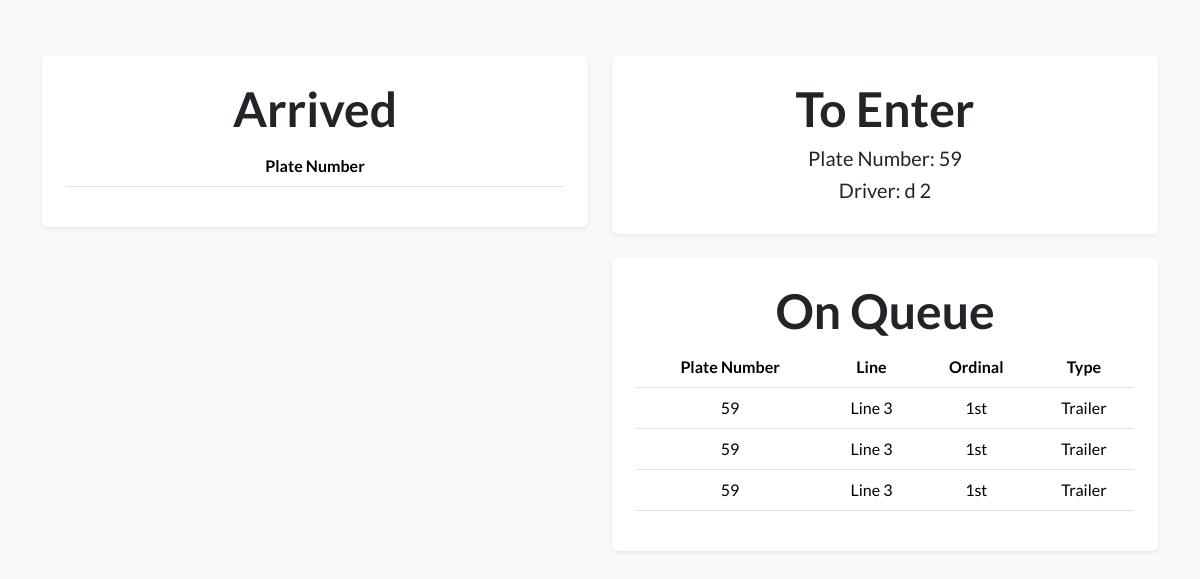
Screenshot of /admin/view-queue.php (signed in) with the database file from the repository.
### tables this page shows
CREATE TABLE `vehicle` (
  `vehicle_id` int(11) NOT NULL AUTO_INCREMENT,
  `plate_number` varchar(50) NOT NULL,
  `truck_type` varchar(50) DEFAULT NULL,
  `hauler_id` int(11) DEFAULT NULL,
  `created_at` timestamp NOT NULL DEFAULT current_timestamp() ON UPDATE current_timestamp(),
  PRIMARY KEY (`vehicle_id`),
  KEY `hauler_id` (`hauler_id`),
  CONSTRAINT `hauler_id` FOREIGN KEY (`hauler_id`) REFERENCES `hauler` (`hauler_id`)
);

CREATE TABLE `driver` (
  `driver_id` int(11) NOT NULL AUTO_INCREMENT,
  `driver_fname` varchar(255) NOT NULL,
  `driver_mname` varchar(255) DEFAULT NULL,
  `driver_lname` varchar(255) DEFAULT NULL,
  `driver_phone` varchar(255) DEFAULT NULL,
  `created_at` timestamp NOT NULL DEFAULT current_timestamp(),
  PRIMARY KEY (`driver_id`)
);

CREATE TABLE `queue` (
  `queue_id` int(11) NOT NULL AUTO_INCREMENT,
  `transaction_id` int(11) NOT NULL,
  `queue_number` int(11) DEFAULT NULL,
  `ordinal` enum('1st','2nd','3rd','3rd/1st') DEFAULT NULL,
  `shift` enum('day','night','day/night') DEFAULT NULL,
  `schedule` enum('6am-2pm','2pm-6am','6am-2pm/2pm-6am') DEFAULT NULL,
  `transfer_in_line` enum('Line 3','Line 4','Line 5','Line 6','GLAD WHSE','WHSE 2-BAY 2','WHSE 2-BAY 3') DEFAULT NULL,
  `priority` tinyint(1) DEFAULT NULL,
  `created_at` timestamp NOT NULL DEFAULT current_timestamp() ON UPDATE current_timestamp(),
  PRIMARY KEY (`queue_id`),
  KEY `transaction_id` (`transaction_id`) USING BTREE,
  CONSTRAINT `queue_transaction_fk` FOREIGN KEY (`transaction_id`) REFERENCES `transaction` (`transaction_id`) ON DELETE CASCADE
);

### admin/view-queue.php (the view, shortened to what this page needs)
<?php
require_once '../api/db_connection.php';
?>
<!DOCTYPE html>
<html lang="en">
<head>
    <link rel="stylesheet" href="../public/css/bootstrap.min.css">
    <link rel="stylesheet" href="css/style.css">
</head>
<body class="bg-light">
    <div class="container">
        <div class="row">
            <div class="col">
                <div class="p-4 shadow-sm bg-body rounded text-center">
                    <h1 class="display-5 fw-bold">Arrived</h1>
                    <table class="table table-hover text-center">
                        <thead>
                            <tr>
                                <th>Plate Number</th>
                            </tr>
                        </thead>
                    </table>
                </div>
            </div>
            <div class="col">
                <div class="p-4 shadow-sm bg-body rounded mb-4">
                    <h1 class="display-5 fw-bold text-center">To Enter</h1>
                    <?php
                    $sql = "SELECT
                                queue.queue_id,
                                queue.queue_number,
                                queue.ordinal,
                                queue.shift,
                                queue.schedule,
                                queue.transfer_in_line,
                                queue.priority,
                                vehicle.plate_number,
                                vehicle.truck_type,
                                driver.driver_fname,
                                driver.driver_lname,
                                transaction.status
                            FROM
                                queue
                            INNER JOIN
                                transaction ON queue.transaction_id = transaction.transaction_id
                            INNER JOIN
                                vehicle ON transaction.vehicle_id = vehicle.vehicle_id
                            INNER JOIN
                                driver ON transaction.driver_id = driver.driver_id
                            WHERE
                                transaction.status = 'standby'";
                    $result = mysqli_query($conn, $sql);
                    $row = mysqli_fetch_assoc($result);
                    ?>
                    <div class="text-center">
                        <h5 class="">Plate Number: <?php echo $row['plate_number'] ?> </h5>
                        <h5 class="">Driver: <?php echo $row['driver_fname'] . ' ' . $row['driver_lname'] ?> </h5>
                    </div>
                </div>
                <div class="p-4 shadow-sm bg-body rounded">
                    <div class="">
                        <h1 class="display-5 fw-bold text-center">On Queue</h1>
                        <table class="table table-hover text-center">
                            <thead>
                                <th class="text-center">Plate Number</th>
                                <th class="text-center">Line</th>
                                <th class="text-center">Ordinal</th>
                                <th class="text-center">Type</th>
                            </thead>
                            <tbody>
                                <?php
                                $sql = "SELECT
                                            queue.queue_id,
                                            queue.queue_number,
                                            queue.ordinal,
                                            queue.shift,
                                            queue.schedule,
                                            queue.transfer_in_line,
                                            queue.priority,
                                            vehicle.plate_number,
                                            vehicle.truck_type,
                                            transaction.status
                                        FROM
                                            queue
                                        INNER JOIN
                                            transaction ON queue.transaction_id = transaction.transaction_id
                                        INNER JOIN
                                            vehicle ON transaction.vehicle_id = vehicle.vehicle_id
                                        INNER JOIN
                                            driver ON transaction.driver_id = driver.driver_id
                                        WHERE
                                            transaction.status = 'queue'";
                                $result = mysqli_query($conn, $sql);
                                while ($row = mysqli_fetch_assoc($result)) {
                                ?>
                                    <tr>
                                        <td class="text-center" scope="row"><?= $row['plate_number'] ?></td>
                                        <td class="text-center" scope="row"><?= $row['transfer_in_line'] ?></td>
                                        <td class="text-center" scope="row"><?= $row['ordinal'] ?></td>
                                        <td class="text-center" scope="row"><?= $row['truck_type'] ?></td>
                                    </tr>
                                <?php
                                }
                                ?>
                            </tbody>
                        </table>
                    </div>
                </div>
            </div>
        </div>
    </div>
</body>
</html>

### admin/css/style.css (style rules this page uses)
body { padding-top: 56px; font-family: "Lato", sans-serif; }

### rows the page displays
vehicle: plate_number "59"
driver: driver_fname "d", driver_lname "2"
queue: vehicle.plate_number "59", transfer_in_line "Line 3", ordinal "1st", vehicle.truck_type "Trailer"
queue: vehicle.plate_number "59", transfer_in_line "Line 3", ordinal "1st", vehicle.truck_type "Trailer"
queue: vehicle.plate_number "59", transfer_in_line "Line 3", ordinal "1st", vehicle.truck_type "Trailer"
